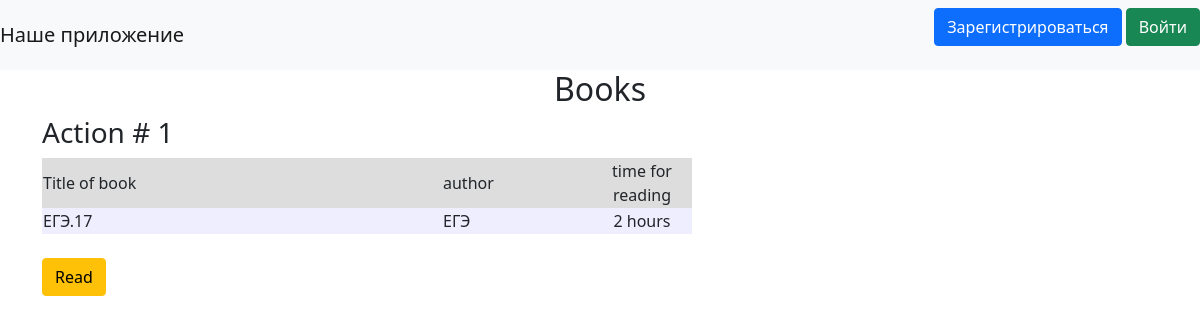
Before: / with the older database file.
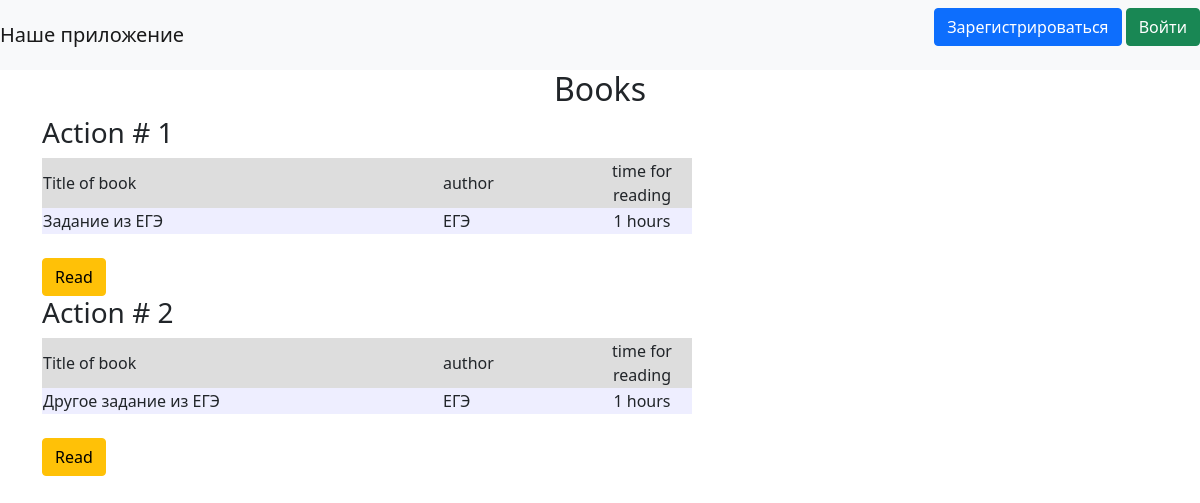
After: the same page with the newer database file.
### data/books.py (models this page shows, shortened)
class Books(SqlAlchemyBase, UserMixin, SerializerMixin):
    __tablename__ = "books"
    id = sqlalchemy.Column(sqlalchemy.Integer, primary_key=True, autoincrement=True)
    title = sqlalchemy.Column(sqlalchemy.String, nullable=True)
    author = sqlalchemy.Column(sqlalchemy.String, nullable=True)
    time_for_reading = sqlalchemy.Column(sqlalchemy.Integer, nullable=True, default=0)
    date = sqlalchemy.Column(sqlalchemy.DateTime, default=datetime.datetime.now)
    about = sqlalchemy.Column(sqlalchemy.Text)
    whose = sqlalchemy.Column(sqlalchemy.Integer, sqlalchemy.ForeignKey("users.id"))
    book = sqlalchemy.Column(sqlalchemy.String)
    user = orm.relationship("User")

### main.py (the view)
@app.route("/")
def read():
    db_sess = db_session.create_session()
    books = db_sess.query(Books).all()
    return render_template("read.html", books=books)

### data/db_session.py (called while the page is built)
def create_session() -> Session:
    global __factory
    return __factory()

### templates/read.html (shortened to what this page needs)
{% extends "base.html" %}
{% block content %}
<h2 align="center">Books</h2>
{% for book in books %}
<h3>Action # {{ book.id }}</h3>
<div class="table_container">
    <table class="my_table">
        <tr class="my_row">
            <td class="title" width="400px" bgcolor="#dddddd">Title of book</td>
            <td class="title" width="150px" bgcolor="#dddddd">author</td>
            <td class="title" width="100px" bgcolor="#dddddd" align="center">time for reading</td>
        </tr>
        <tr class="my_row">
            <td class="ordinary" bgcolor="#eeeeff">{{ book.title }}</td>
            <td class="ordinary" bgcolor="#eeeeff">{{ book.author }}</td>
            <td class="ordinary" bgcolor="#eeeeff" align="center">{{ book.time_for_reading }} hours</td>
        </tr>
    </table>
</div>
<br>
<div>
    <a href="/books/{{ book.id }}" class="btn btn-warning">Read</a>
</div>
{% endfor %}
{% endblock %}

### templates/base.html (shortened to what this page needs)
<!doctype html>
<html lang="en">
<head>
   <link rel="stylesheet"
                    href="https://cdn.jsdelivr.net/npm/bootstrap@5.0.0-beta1/dist/css/bootstrap.min.css"
>
</head>
<body>
<header>
    <nav class="navbar navbar-light bg-light">
        <a class="navbar-brand" href="#">Наше приложение</a>
        {% if current_user.is_authenticated %}
            <a class="navbar-brand" href="/logout">{{ current_user.name }}</a>
            <a class="navbar-brand" href="/profile">Профиль</a>
        {% else %}
            <p>
                <a class="btn btn-primary " href="/register">Зарегистрироваться</a>
                <a class="btn btn-success" href="/login">Войти</a>
            </p>
        {% endif %}
    </nav>
</header>
<main role="main" class="container">
    {% block content %}{% endblock %}
</main>
</body>
</html>

Changed rows visible on the page:
changed Books id 1: title "ЕГЭ.17" → "Задание из ЕГЭ"; time_for_reading "2" → "1"
added Books: id "2", title "Другое задание из ЕГЭ", author "ЕГЭ", time_for_reading "1"
